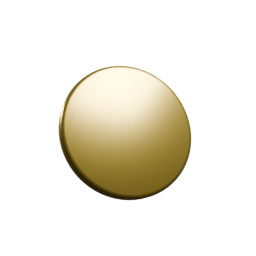
#> input picture test/coin_test.png, 256 x 256 px; its folder holds only this picture in this run
$ python post.py ../test ../test/coin_test.png 100
#> lines starting #> are read from the running program, lines starting #| are printed output that depends on the picture
"""2D finish for the rendered icons: thick sticker outline, soft drop shadow, sparkles.

Usage: python3 post.py SRC_DIR OUT_DIR [size]
"""
import sys, os, math
import numpy as np
from PIL import Image, ImageFilter, ImageDraw

INK = (29, 24, 48)
SPARKLE = {   # icon -> list of (x, y, r) in 0..1 of the canvas
    "gem": [(0.80, 0.22, 0.085), (0.20, 0.70, 0.05)],
    "star": [(0.84, 0.18, 0.07)],
    "level": [(0.84, 0.18, 0.07)],
    "rebirth_star": [(0.84, 0.18, 0.07)],
    "cash": [(0.83, 0.20, 0.07)],
    "coins": [(0.20, 0.22, 0.07)],
    "up_cash": [(0.20, 0.22, 0.07)],
    "store": [(0.84, 0.20, 0.075), (0.16, 0.30, 0.05)],
    "gift": [(0.85, 0.20, 0.07)],
    "up_luck": [(0.84, 0.18, 0.065)],
    "codes": [(0.86, 0.26, 0.06)],
    "spin": [(0.88, 0.16, 0.06)],
    "upgrades": [(0.82, 0.20, 0.06)],
    "rebirth": [(0.86, 0.18, 0.06)],
    "portfolio": [(0.86, 0.2, 0.07), (0.14, 0.34, 0.045)],
}

def dilate(a, r):
    """Round, anti-aliased dilation of an alpha mask (float 0..1) by r pixels."""
    out = np.zeros_like(a)
    R = int(math.ceil(r)) + 1
    H, W = a.shape
    pad = np.pad(a, R)
    for dy in range(-R, R + 1):
        for dx in range(-R, R + 1):
            d = math.hypot(dx, dy)
            w = min(1.0, max(0.0, r + 0.5 - d))
            if w <= 0:
                continue
            sh = pad[R + dy:R + dy + H, R + dx:R + dx + W]
            np.maximum(out, sh * w, out=out)
    return out

def sparkle(draw, cx, cy, r, ink_w):
    pts = []
    for i in range(16):
        a = i * math.pi / 8 - math.pi / 2
        k = i % 4
        rr = r if k == 0 else (r * 0.16 if k == 2 else r * 0.26)
        pts.append((cx + math.cos(a) * rr, cy + math.sin(a) * rr))
    draw.polygon(pts, fill=(255, 255, 255, 255), outline=INK + (255,), width=ink_w)

def finish(src, out_size):
#> called with src = '../test/coin_test.png', out_size = 100
    im = Image.open(src).convert("RGBA")
#> im is the input picture: PIL image 256x256 RGBA; mean R, G, B, A 39.5, 35.8, 25, 53.9
    S = im.width
#> S = 256
    pad = int(S * 0.0)
#> pad = 0
    a = np.asarray(im, dtype=np.float32)[..., 3] / 255.0
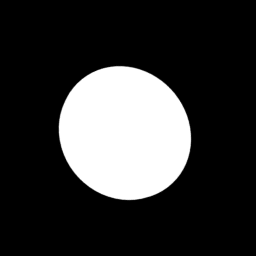
#> a: shape (256, 256) float32; min 0, max 1, mean 0.211
    ow = S * 0.026                          # outer outline width
#> ow = 6.66
    outline = dilate(a, ow)
#> in dilate, `pad = np.pad(a, R)`:
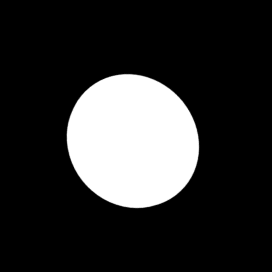
#> pad: shape (272, 272) float32; min 0, max 1, mean 0.187
#> after the loop in dilate, `for dy in range(-R, R + 1):`:
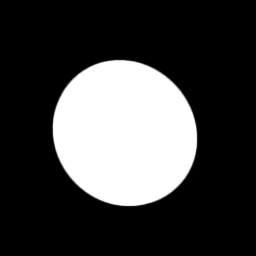
#> out: shape (256, 256) float32; min 0, max 1, mean 0.252
    # drop shadow: the outlined shape, pushed down and blurred
    sh = Image.fromarray((outline * 255).astype(np.uint8), "L")
    sh = sh.transform(sh.size, Image.AFFINE, (1, 0, 0, 0, 1, -S * 0.035), resample=Image.BILINEAR)
    sh = sh.filter(ImageFilter.GaussianBlur(S * 0.018))
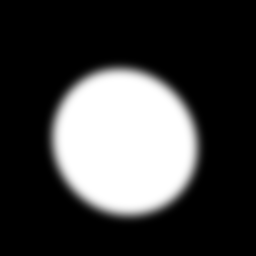
#> sh: PIL image 256x256 L; min 0, max 255, mean 64.3
    canvas = Image.new("RGBA", im.size, (0, 0, 0, 0))
#> canvas: PIL image 256x256 RGBA; every value is 0
    shadow = Image.new("RGBA", im.size, INK + (0,))
    shadow.putalpha(sh.point(lambda v: int(v * 0.55)))
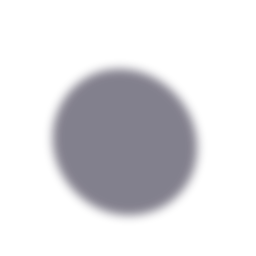
#> shadow: PIL image 256x256 RGBA; mean R, G, B, A 29, 24, 48, 35.2; transparent parts drawn white
    canvas = Image.alpha_composite(canvas, shadow)
    ol = Image.new("RGBA", im.size, INK + (0,))
    ol.putalpha(Image.fromarray((outline * 255).astype(np.uint8), "L"))
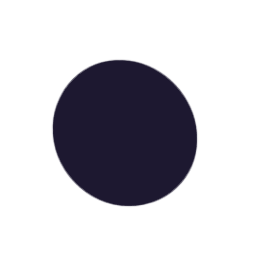
#> ol: PIL image 256x256 RGBA; mean R, G, B, A 29, 24, 48, 64.3; transparent parts drawn white
    canvas = Image.alpha_composite(canvas, ol)
    canvas = Image.alpha_composite(canvas, im)
    name = os.path.splitext(os.path.basename(src))[0]
    if name in SPARKLE:
        d = ImageDraw.Draw(canvas)
        for x, y, r in SPARKLE[name]:
            sparkle(d, x * S, y * S, r * S * 1.55, max(2, int(S * 0.009)))
    return canvas.resize((out_size, out_size), Image.LANCZOS)
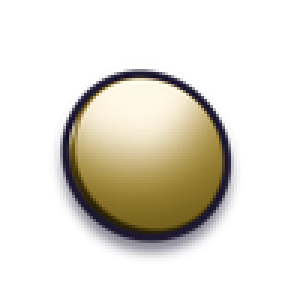
#> returned value: PIL image 100x100 RGBA (shown 3 times larger); mean R, G, B, A 41.9, 37.7, 30.1, 67.4; transparent parts drawn white

if __name__ == "__main__":
    src, out = sys.argv[1], sys.argv[2]
    size = int(sys.argv[3]) if len(sys.argv) > 3 else 256
    os.makedirs(out, exist_ok=True)
    for f in sorted(os.listdir(src)):
        if f.endswith(".png"):
            finish(os.path.join(src, f), size).save(os.path.join(out, f))
    print("done")
